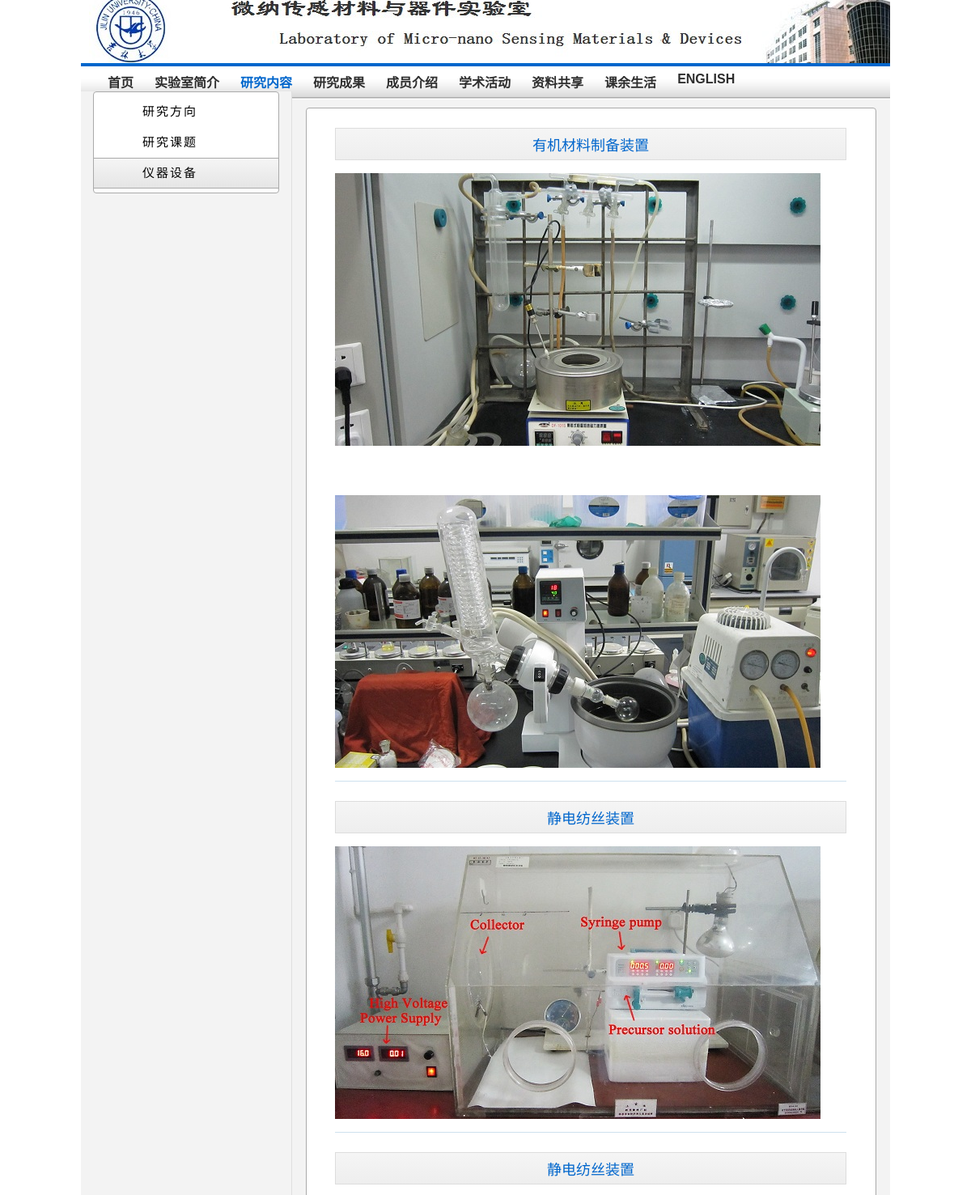
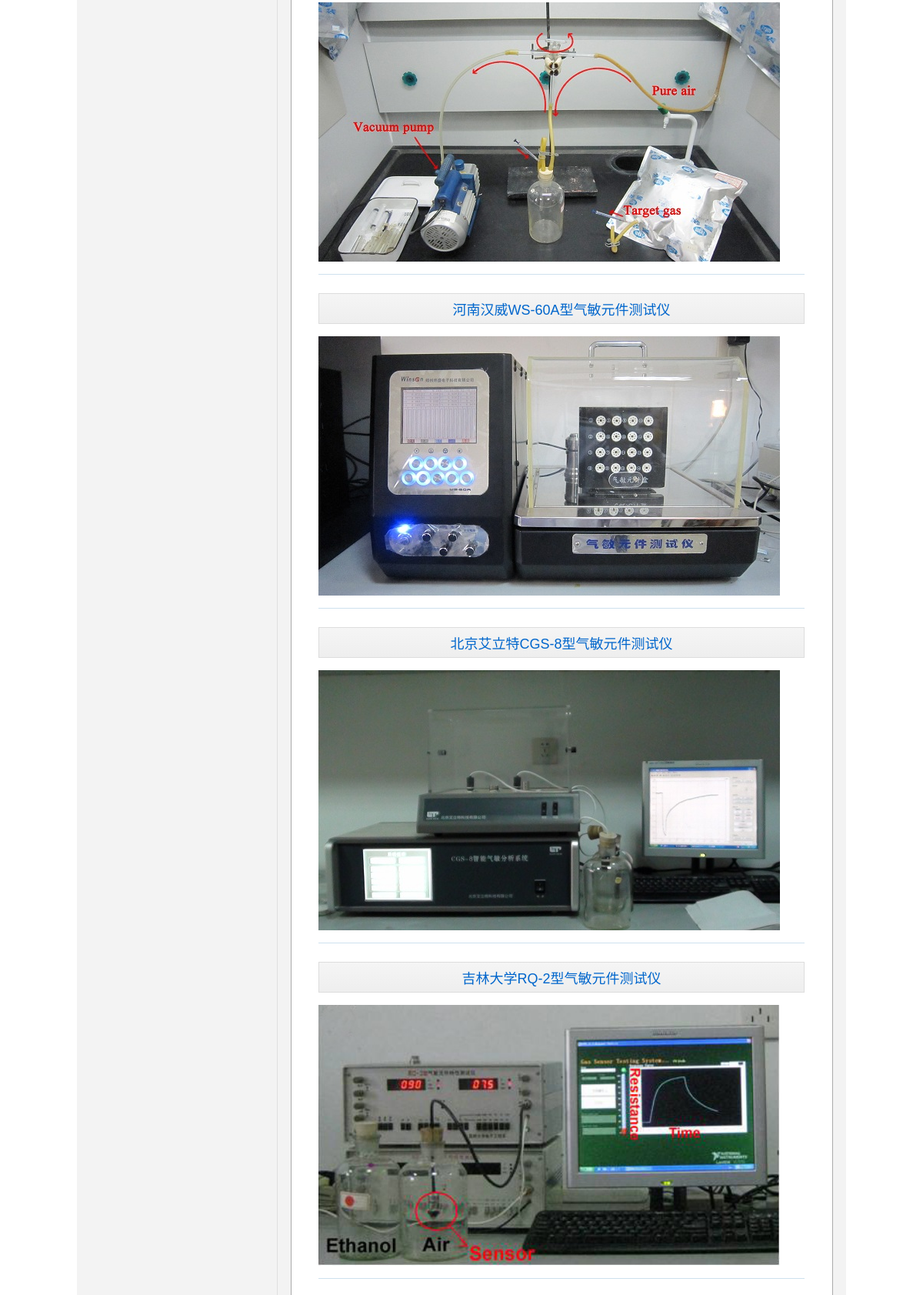
Screenshot of /device.php (upper part) with the database file from the repository (2 pictures, top to bottom).
### tables this page shows
CREATE TABLE `device` (
  `d_id` int(11) NOT NULL auto_increment,
  `d_name` varchar(100) NOT NULL default '',
  `d_content` text NOT NULL,
  `d_pic_path` varchar(100) NOT NULL default '../picture/device/1337082094.jpeg',
  PRIMARY KEY  (`d_id`)
);

### config/device.php (called while the page is built)
<?php
    $per = 10;
?>

### device.php (the view, shortened to what this page needs)
<!DOCTYPE html PUBLIC "-//W3C//DTD XHTML 1.0 Transitional//EN" "http://www.w3.org/TR/xhtml1/DTD/xhtml1-transitional.dtd">
<html xmlns="http://www.w3.org/1999/xhtml">
<head>
<?php include("./include/media/css.php");?>
<link rel="stylesheet" type="text/css" href="./media/css/research.css" />
</head>
<body>
<?php
	require("./config/device.php");
?>
<div id="wrapper">
<?php include("./include/header.php");?>
<div id="content">
    <div id="sidebar">
	    <?php include("./include/sidebar_research.php");?>
	</div>
	<div id="main">
		<div id="r_area">
		<?php
			$sql1="select * from device limit 0, $per";
			$result1=mysql_query("$sql1");
			while ($row1 = mysql_fetch_array($result1)) {
		?>
			<div class="r_item">
				<div class="r_title shadow_title"><?php echo $row1['d_name']?></div>
				<div class="r_content"><?php echo $row1['d_content']?></div>
			</div>
		<?php
		    }
		?>
		</div>
	</div>
</div>
</div>
</body>
</html>

### media/css/common/layout.css (style rules this page uses)
#content { position: relative; min-height: 870px; }
#sidebar { min-height: 830px; _height: 860px; width: 240px; padding: 0 10px 10px 10px; margin: 10px 0 0 0; }
#main { position: absolute; left: 260px; top: 0px; min-height: 840px; width: 740px; }

### media/css/common/color.css (style rules this page uses)
#content { border-top:1px #fff solid; background: #F3F3F3; }
#sidebar { background: #F3F3F3; border-right: 1px solid #DFDFDF; }

### media/css/common/component.css (style rules this page uses)
#main .shadow_title { font-family: 微软雅黑,arial,sans-serif; border: 1px solid #ddd; background-image: -webkit-linear-gradient(top, #f5f5f5, #eee) ; background: -moz-linear-gradient(top, #f5f5f5, #eee) repeat scroll 0 0 transparent; filter:progid:DXImageTransform.Microsoft.gradient(startColorstr='#f5f5f5',endColorstr='#eeeeee'); padding: 6px 23px; }

### media/css/research.css (style rules this page uses)
#r_area .r_item { margin: 24px auto 0; width: 90%; border-bottom: 1px solid #CEE1EE; }
#r_area .r_title { text-align: center; font: normal 18px 微软雅黑,arial,sans-serif; color: #06c; }

### rows the page displays
device: d_name "有机材料制备装置", d_content (picture)
device: d_name "静电纺丝装置", d_content (picture)
device: d_name "静电纺丝装置", d_content (picture)
device: d_name "河南汉威WS-60A型气敏元件测试仪", d_content (picture)
device: d_name "北京艾立特CGS-8型气敏元件测试仪", d_content (picture)
device: d_name "吉林大学RQ-2型气敏元件测试仪", d_content (picture)
